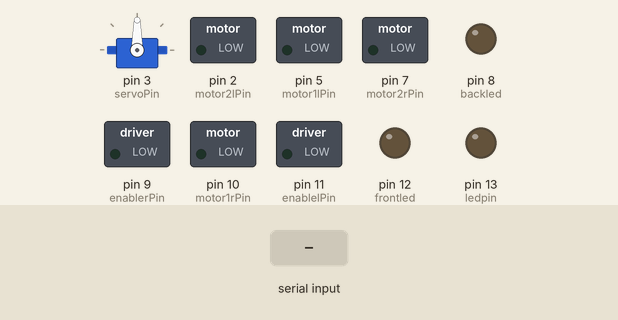
Bench run of a sketch on a simulated Arduino Uno, built with avr-gcc and run on an emulated ATmega328P. Shown: servo, switched loads named in the sketch (green lamp = pin HIGH), output pins drawn as LEDs (lit = HIGH). Inputs (shaded band) come from the test bench. What the sketch prints to the serial monitor is not drawn.

Above: at 5.2 s.
5.3 s: "b" received over the second serial link
At 6.5 s:
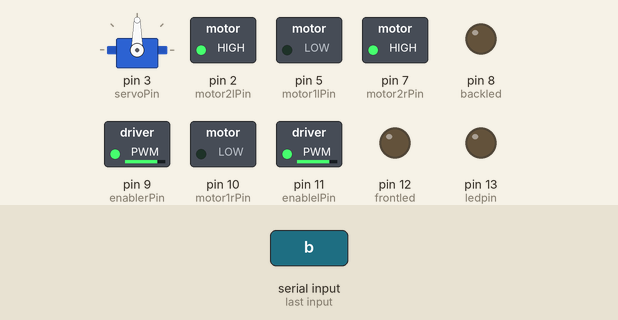
6.8 s: "s" received over the second serial link
At 7.8 s:
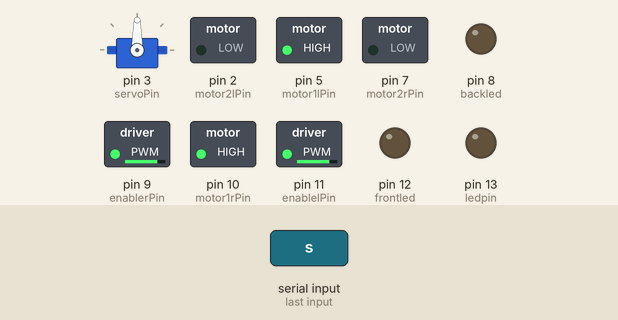
8.3 s: "r" received over the second serial link
At 9.0 s:
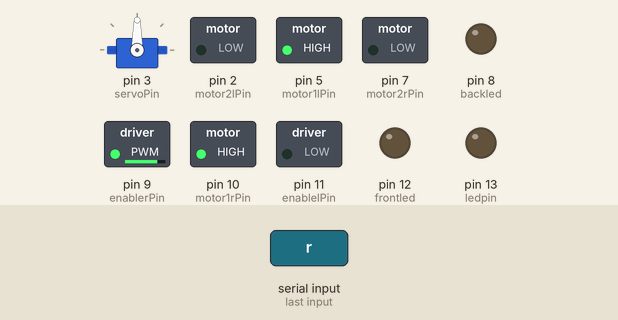
9.8 s: "a" received over the second serial link
At 10.1 s:
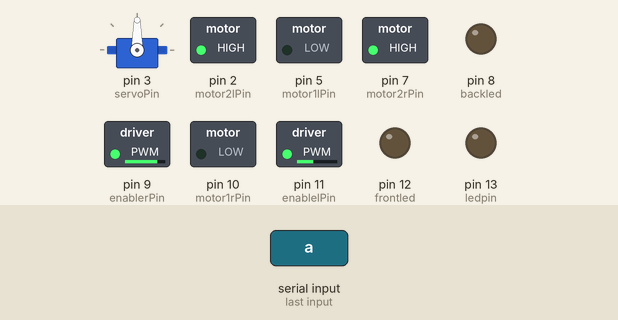
11.3 s: "q" received over the second serial link
At 12.5 s:
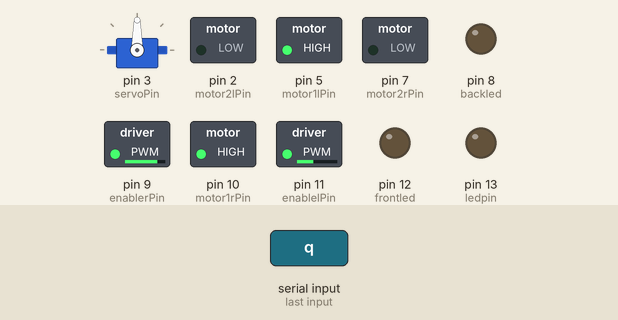
12.8 s: "l" received over the second serial link
At 13.6 s:
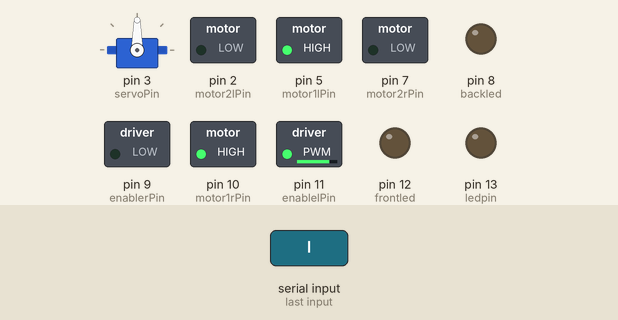
Timing chart, 0 to 15.3 s (numbered marks = the images above; inputs shaded):
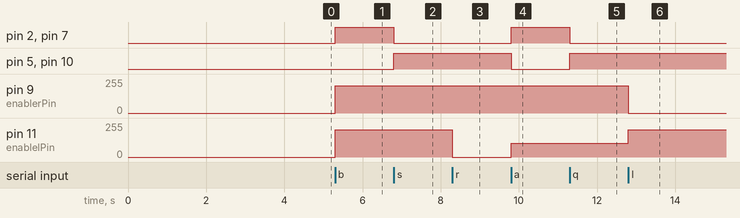

Measured:
- after the input at 5.3 s, pin 2 (motor2lPin), pin 7 (motor2rPin): LOW → HIGH at once; pin 9 (enablerPin), pin 11 (enablelPin): 0/255 → 204/255 at once
- after the input at 6.8 s, pin 2 (motor2lPin), pin 7 (motor2rPin): HIGH → LOW at once; pin 5 (motor1lPin), pin 10 (motor1rPin): LOW → HIGH at once
- after the input at 8.3 s, pin 11 (enablelPin): 204/255 → 0/255 at once
- after the input at 9.8 s, pin 2 (motor2lPin), pin 7 (motor2rPin): LOW → HIGH at once; pin 5 (motor1lPin), pin 10 (motor1rPin): HIGH → LOW at once; pin 11 (enablelPin): 0/255 → 102/255 at once
- after the input at 11.3 s, pin 2 (motor2lPin), pin 7 (motor2rPin): HIGH → LOW at once; pin 5 (motor1lPin), pin 10 (motor1rPin): LOW → HIGH at once
- after the input at 12.8 s, pin 9 (enablerPin): 204/255 → 0/255 at once; pin 11 (enablelPin): 102/255 → 204/255 at once

The sketch:

Bluetooth_RC_Car.ino
```cpp
#include <SoftwareSerial.h>
#include <Servo.h>
#define RxD 6
#define TxD 7

#define DEBUG_ENABLED  1

SoftwareSerial blueToothSerial(RxD,TxD);

const int motor1rPin = 10;
const int motor2rPin = 7;
const int enablerPin = 9;
int servoPin = 3;
const int motor1lPin = 5;
const int motor2lPin = 2;
const int enablelPin = 11;
const int frontled = 12 ;
const int backled = 8 ;
int sspeed = 204;
int mangle = 90;
int angle = 15;
Servo servo;
const int ledpin = 13;

void setup() {
  Serial.begin(9600);
    pinMode(motor1rPin, OUTPUT);
    pinMode(motor2rPin, OUTPUT);
    pinMode(enablerPin, OUTPUT);
    pinMode(motor1lPin, OUTPUT);
    pinMode(motor2lPin, OUTPUT);
    pinMode(enablelPin, OUTPUT);
    pinMode(ledpin, OUTPUT);
    pinMode(servoPin, OUTPUT);
    pinMode(frontled, OUTPUT);
    pinMode(backled, OUTPUT);
    servo.attach(servoPin);


 setupBlueToothConnection();
}

void loop()
{
  char recvChar;
    if(blueToothSerial.available()){
     digitalWrite(enablerPin, HIGH);
    digitalWrite(enablelPin, HIGH);
      recvChar = blueToothSerial.read();
      //fast
     if(recvChar == 'b'){
      digitalWrite(motor1rPin, LOW);
      digitalWrite(motor2rPin, HIGH);
      analogWrite(enablerPin, sspeed);
      digitalWrite(motor1lPin, LOW);
      digitalWrite(motor2lPin, HIGH);
      analogWrite(enablelPin, sspeed);
     }
     //reverse
     else if(recvChar == 's'){
      digitalWrite(motor1rPin, HIGH);
      digitalWrite(motor2rPin, LOW);
      analogWrite(enablerPin, sspeed);
      digitalWrite(motor1lPin, HIGH);
      digitalWrite(motor2lPin, LOW);
      analogWrite(enablelPin, sspeed);
     }
      //left
     else if(recvChar == 'r'){
      digitalWrite(motor1rPin, HIGH);
      digitalWrite(motor2rPin, LOW);
      analogWrite(enablerPin, sspeed);
      digitalWrite(motor1lPin, HIGH);
      digitalWrite(motor2lPin, LOW);
      analogWrite(enablelPin, 0);
     }
                //upleft
     else if(recvChar == 'a'){
      digitalWrite(motor1rPin, LOW);
      digitalWrite(motor2rPin, HIGH);
      analogWrite(enablerPin, sspeed);
      digitalWrite(motor1lPin, LOW);
      digitalWrite(motor2lPin, HIGH);
      analogWrite(enablelPin, sspeed/2);
     }
                //downleft
     else if(recvChar == 'q'){
      digitalWrite(motor1rPin, HIGH);
      digitalWrite(motor2rPin, LOW);
      analogWrite(enablerPin, sspeed);
      digitalWrite(motor1lPin, HIGH);
      digitalWrite(motor2lPin, LOW);
      analogWrite(enablelPin, sspeed/2);
     }
      //right
     else if(recvChar == 'l'){
      digitalWrite(motor1rPin, HIGH);
      digitalWrite(motor2rPin, LOW);
      analogWrite(enablerPin, 0);
      digitalWrite(motor1lPin, HIGH);
      digitalWrite(motor2lPin, LOW);
      analogWrite(enablelPin, sspeed);
     }
      //upright
     else if(recvChar == 'e'){
      digitalWrite(motor1rPin, LOW);
      digitalWrite(motor2rPin, HIGH);
      analogWrite(enablerPin, sspeed/2);
      digitalWrite(motor1lPin, LOW);
      digitalWrite(motor2lPin, HIGH);
      analogWrite(enablelPin, sspeed);
     }
      //downright
     else if(recvChar == 'w'){
      digitalWrite(motor1rPin, HIGH);
      digitalWrite(motor2rPin, LOW);
      analogWrite(enablerPin, sspeed/2);
      digitalWrite(motor1lPin, HIGH);
      digitalWrite(motor2lPin, LOW);
      analogWrite(enablelPin, sspeed);
     }
     else if(recvChar == '+'){
       if(sspeed<205){
         sspeed = sspeed+51;
       }
     }
     else if(recvChar == '-'){
       if(sspeed>50){
         sspeed = sspeed-51;
       }
     }
     else if(recvChar == 'n'){
       if(mangle>14){
         mangle = mangle - angle;
      servo.write(mangle);
       }
     }
     else if(recvChar == 'm'){
       if(mangle<165){
         mangle = mangle + angle;
      servo.write(mangle);
       }
     }
     else if(recvChar == 'o'){
       digitalWrite(ledpin,HIGH);
       delay(100);
       digitalWrite(ledpin,LOW);
     }
//     else if(recvChar == 'p')

  //  }

     else{
    digitalWrite(motor1rPin, LOW) ;
    digitalWrite(motor2rPin, LOW) ;
    digitalWrite(motor1lPin, LOW) ;
     digitalWrite(motor2lPin, LOW) ;
     }
    }
  }
  void setupBlueToothConnection()
{
  blueToothSerial.begin(38400); //Set BluetoothBee BaudRate to default baud rate 38400
  blueToothSerial.print("\r\n+STWMOD=0\r\n"); //set the bluetooth work in slave mode
  blueToothSerial.print("\r\n+STNA=SeeedBTSlave\r\n"); //set the bluetooth name as "SeeedBTSlave"
  blueToothSerial.print("\r\n+STOAUT=1\r\n"); // Permit Paired device to connect me
  blueToothSerial.print("\r\n+STAUTO=0\r\n"); // Auto-connection should be forbidden here
  delay(2000); // This delay is required.
  blueToothSerial.print("\r\n+INQ=1\r\n"); //make the slave bluetooth inquirable
  Serial.println("The slave bluetooth is inquirable!");
  delay(2000); // This delay is required.
  blueToothSerial.flush();
}
```
